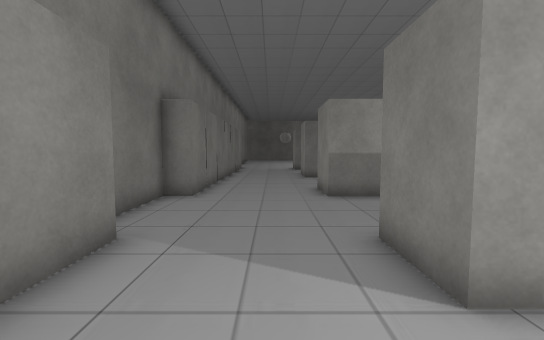
[1] (above)

24 first-person views from a walk through a scene from a Unity 3-D project. The camera is 1.4 m above the floor, tilts 4° down and sees 90° across. The floor is counted in squares, 1 m on a side. Each view is taken from the middle of a square. On the plan, view 1 faces up. The plan holds only what a view shows up to about 13 squares ahead; the rest is blank. The place goes on beyond the plan. Some surface patterns are stand-ins.

[2]
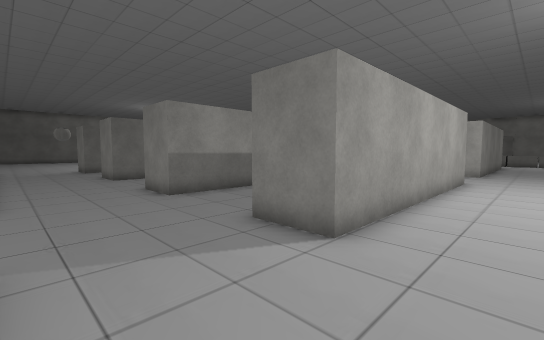

[3]
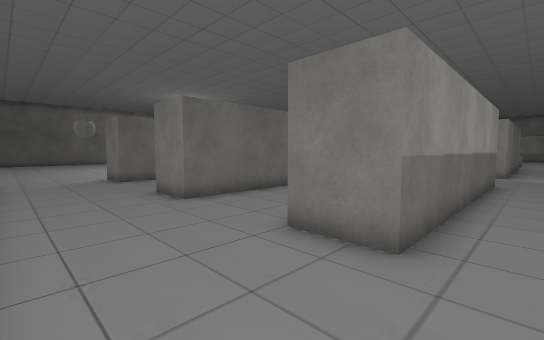

[4]
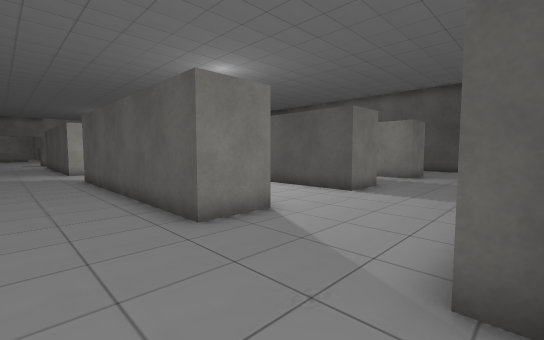

[5]
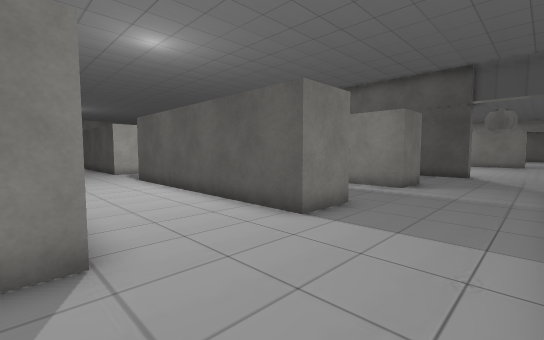

[6]
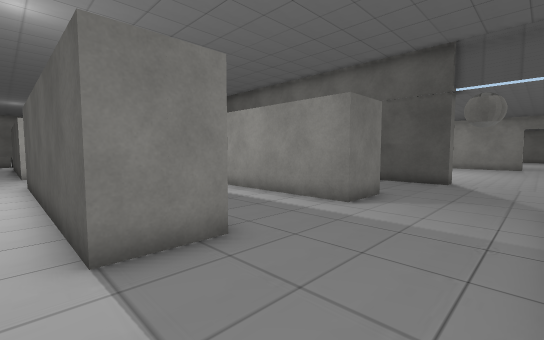

[7]
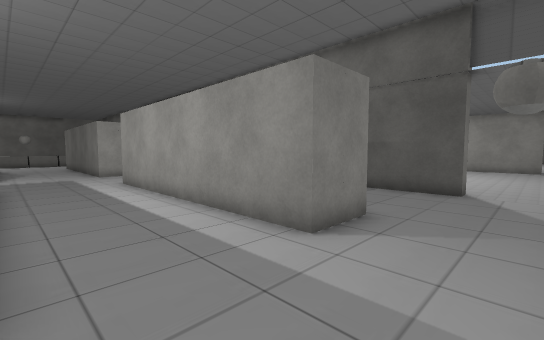

[8]
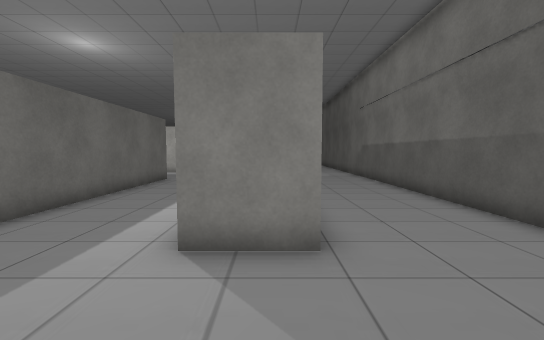

[9]
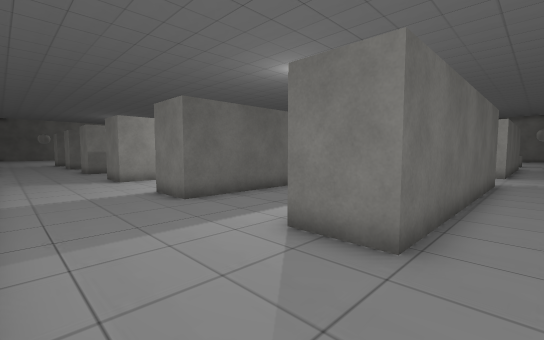

[10]
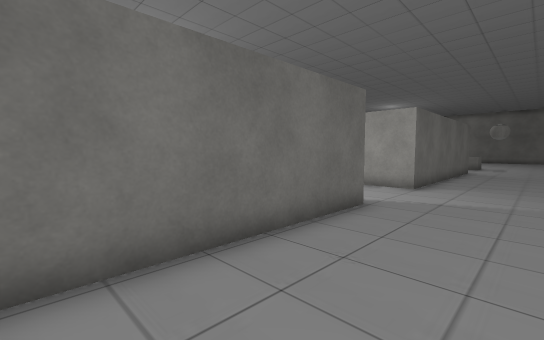

[11]
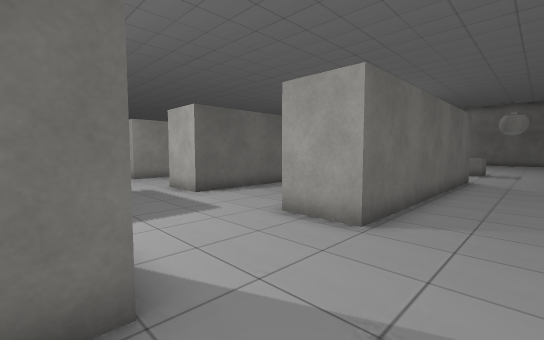

[12]
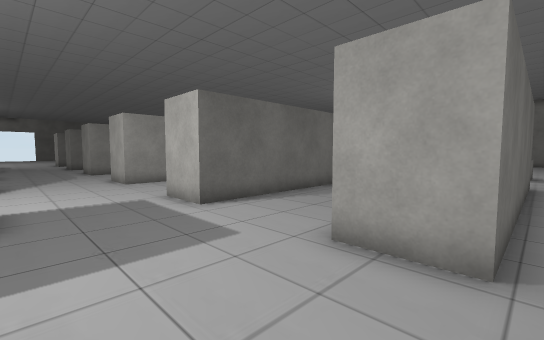

[13]
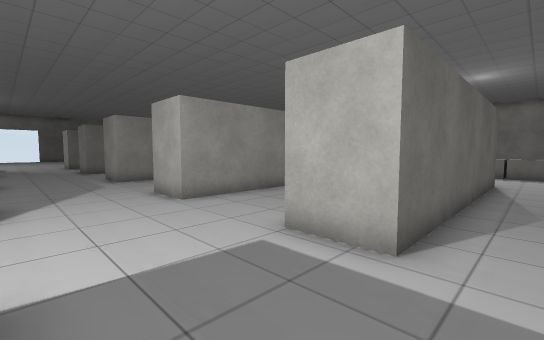

[14]
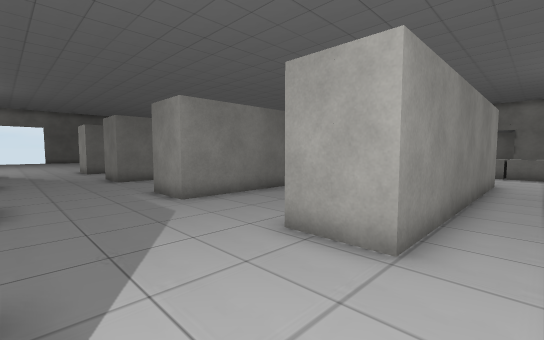

[15]
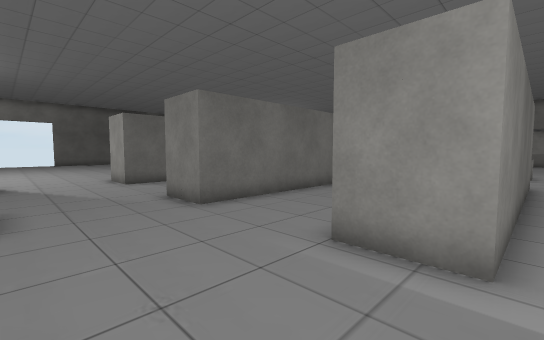

[16]
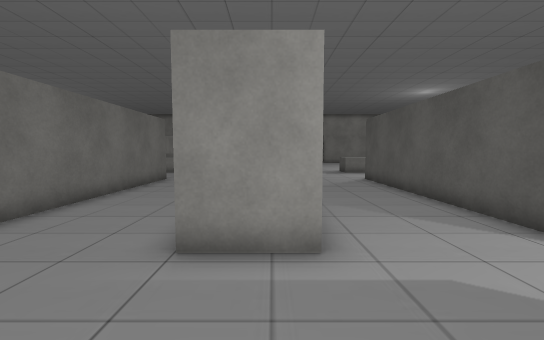

[17]
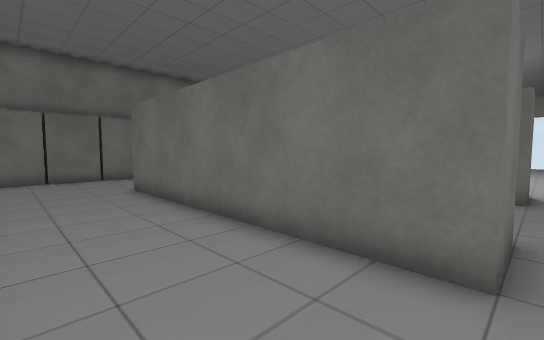

[18]
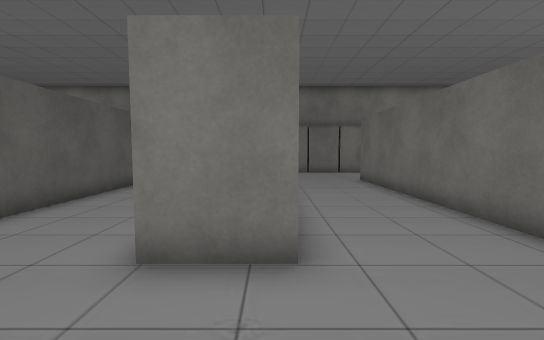

[19]
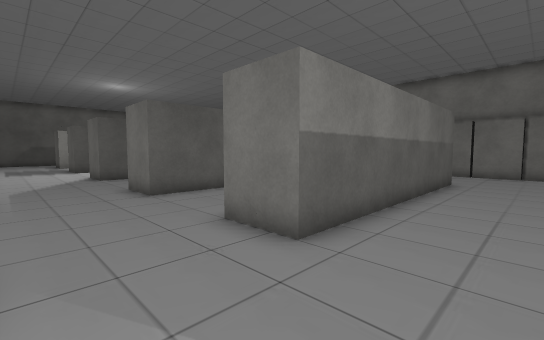

[20]
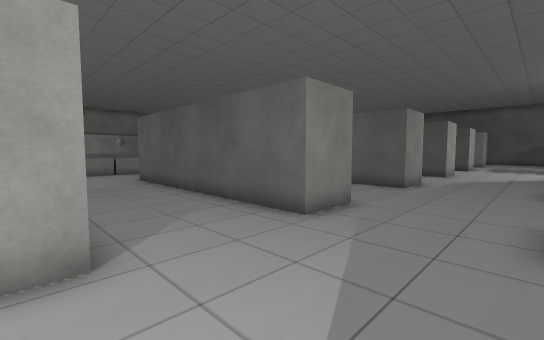

[21]
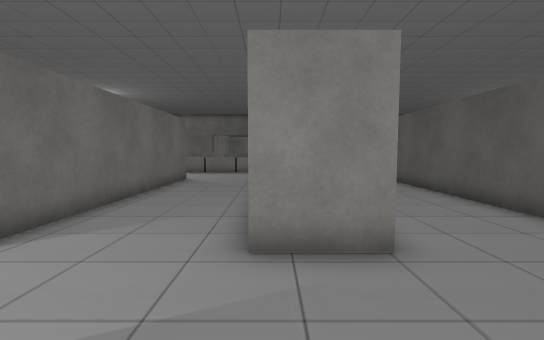

[22]
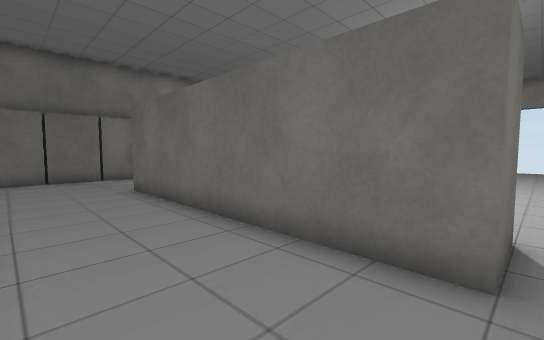

[23]
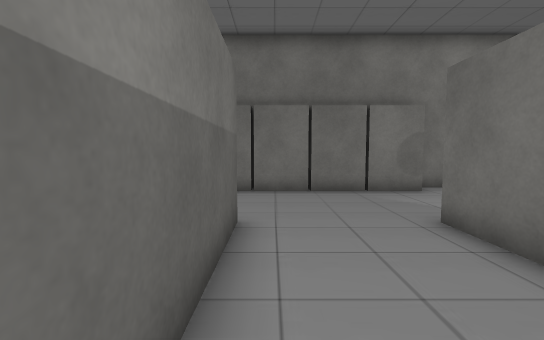

[24]
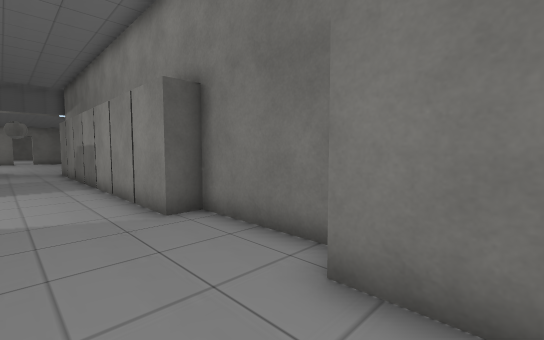

### Floor plan
Points are (right, up) in squares from view 1. A wall is a line through its corners. A room is listed if a view was taken in it or the views show most of it. See-through windows are left out.
Room 1 (views 1, 2, 3, 4, 5, 6, 7, 8, 9, 10, 11, 12, 13, 14, 15, 16, 17, 18, 19, 20, 21, 22, 23, 24)
walls: (11.8, 2.3) (1.7, 2.3) (1.7, 4.3) (11.7, 4.3) (11.7, 3.9); (3.9, 10.3) (11.7, 10.3) (11.7, 8.3) (1.7, 8.3) (1.7, 10.4); (16.5, 4.3) (22.5, 4.3); (11, -3.7) (1.7, -3.7) (1.7, -1.7) (11.8, -1.7); (11.7, 14.3) (1.7, 14.3) (1.7, 16.3) (11.7, 16.3) (11.7, 14.3); (-3.4, 8.2) (-3.4, 4.8); (22.5, 2.3) (15.7, 2.3) (15.7, 4.4); (22.5, 8.3) (15.7, 8.3) (15.7, 10.3) (22.5, 10.3); (11.8, -9.7) (1.7, -9.7) (1.7, -7.7) (11.8, -7.7); (22.5, -3.7) (15.7, -3.7) (15.7, -1.6); (22.5, 14.3) (15.7, 14.3) (15.7, 16.3) (22.5, 16.3); (11.7, 22.4) (11.7, 20.3) (1.7, 20.3) (1.7, 21.8); (22.5, -9.7) (15.7, -9.7) (15.7, -7.6); (22.5, 20.3) (15.7, 20.3) (15.7, 22.4); (0.7, -14.5) (0.7, -13.9) (11, -13.9)
objects: other object (-3, -7) to (-3, -6); other object (-3, -5) to (-3, -4); other object (-3, -3) to (-3, -2); other object (-3, -1) to (-3, 0); other object (-3, 1) to (-3, 2); other object (-3, 3) to (-3, 4); other object (-3, 9) to (-3, 10); other object (-3, 11) to (-3, 12); other object (-3, 13) to (-3, 14); other object (-3, 15) to (-3, 16); other object (-3, 17) to (-3, 18); other object (-3, 19) to (-3, 20); other object (-3, 21) to (-3, 22)

Positions as (right, up) in squares from view 1, and headings:
1: (0, 0), facing up
2: (-2, 0), facing up-right
3: (-2, 7), facing up-right
4: (-3, 7), facing down-right
5: (-2, 3), facing down-right
6: (-2, -1), facing down-right
7: (-1, -4), facing down-right
8: (-2, -9), facing right
9: (-2, -11), facing up-right
10: (5, -13), facing up-right
11: (11, -12), facing up-right
12: (12, -10), facing up-right
13: (12, -5), facing up-right
14: (12, 1), facing up-right
15: (12, 8), facing up-right
16: (12, 9), facing right
17: (12, 11), facing up-left
18: (15, 16), facing left
19: (15, 19), facing down-left
20: (12, 21), facing down-right
21: (12, 16), facing right
22: (12, 17), facing up-left
23: (7, 17), facing left
24: (0, 10), facing down-left
